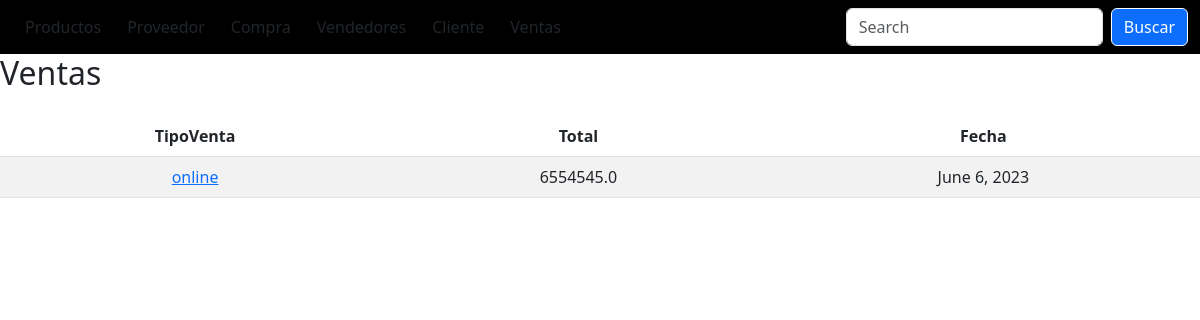
/ventas/, run on the app's committed database.
### miAplicacion/models.py (models this page shows)
class Ventas(models.Model):
    Vendedor = models.ForeignKey(Vendedores, on_delete=models.CASCADE)
    Cliente = models.ForeignKey(Cliente, on_delete=models.CASCADE)
    TipoVenta = models.CharField (max_length=50, help_text="the publisher description.")
    TipoPago = models.CharField (max_length=50, help_text="the publisher description.")
    Total = models.FloatField (help_text="the publisher talle.")
    Fecha = models.DateField (help_text="the publisher description.")

### miAplicacion/views.py (the view)
# urls.py: path('ventas/', views.tabla_ventas, name='ventas'),
def tabla_ventas(request):
    ventas = Ventas.objects.all()
    context = {'ventas': ventas}
    return render(request, 'ventas.html', context)

### miProyecto/templates/ventas.html
{% include 'navbar.html' %}
{% block content %}
<h2>Ventas</h2>
<table id="tabla_ventas" class='table table-striped'>
    <thead>
        <tr>
            <th>TipoVenta</th>
            <th>Total</th>
            <th>Fecha</th>
        </tr>
    </thead>
    <tbody>
        {% for ventas in ventas %}
        <tr>
            <td><a href="ventas/detalleVentas/{{ ventas.id }}">{{ ventas.TipoVenta}}</a></td>
            <td>{{ ventas.Total}}</td>
            <td>{{ ventas.Fecha}}</td>
        </tr>
        {% endfor %}
    </tbody>
</table>
{% endblock %}

### miProyecto/static/css/styles.css (style rules this page uses)
body { min-height: 100vh; display: flex; flex-direction: column; }
.table.table-striped tr td { color: var(#263409); }

### miProyecto/static/tabla.css (style rules this page uses)
.table { margin:auto; width: 70vw; text-align: center; background-color: var(--color--whitw); padding: var(--card-padding); border-radius: var(--card-border-radius); margin-top: 1rem; box-shadow: var(--box-shadow); justify-content: space-around; gap: 1.4rem; transition: all 0.3s ease; }

### data on the page
Ventas: TipoVenta "online", Total "6554545.0", Fecha "June 6, 2023"
